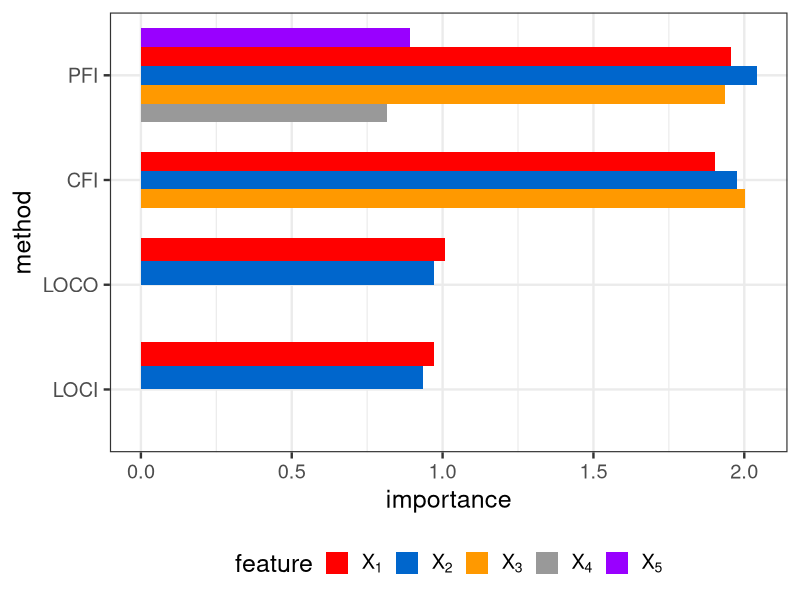
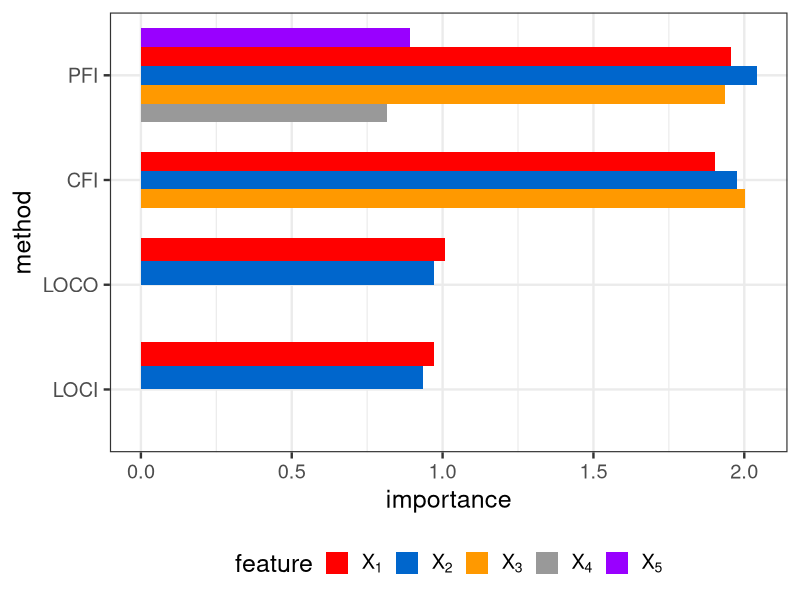

Reproduce these figures in R, in order.
library(ggplot2)
theme_set(theme_bw(base_size = 18))
color_vector = c("red", "#0066CC", "#FF9900", "#999999", "#9900FF", "#99CCFF")


# load datasets
df_pfi_cfi = read.csv("./simulations/data/sim4_df_res_pfi_cfi.csv")
df_loco_loci = read.csv("./simulations/data/sim4_df_res_loco_loci.csv")


df = rbind(df_pfi_cfi, df_loco_loci)
df$feature = as.factor(df$feature)
df$i = length(df$feature):1


# Plot
sim4 = ggplot(data = df, aes(y = reorder(type, i),  x = importance, fill = reorder(feature, i))) +
  geom_col(position = position_dodge()) +
  labs(y = "method",
       fill = "feature") + 
  scale_fill_manual(values = color_vector, breaks = c("x1", "x2", "x3", "x4", "x5"), 
                    labels = c(expression(X[1]), expression(X[2]), expression(X[3]), expression(X[4]), expression(X[5]))) +
  theme(legend.position = "bottom")

sim4

# Save plot
ggsave(filename = "./simulations/plots/sim4.pdf")